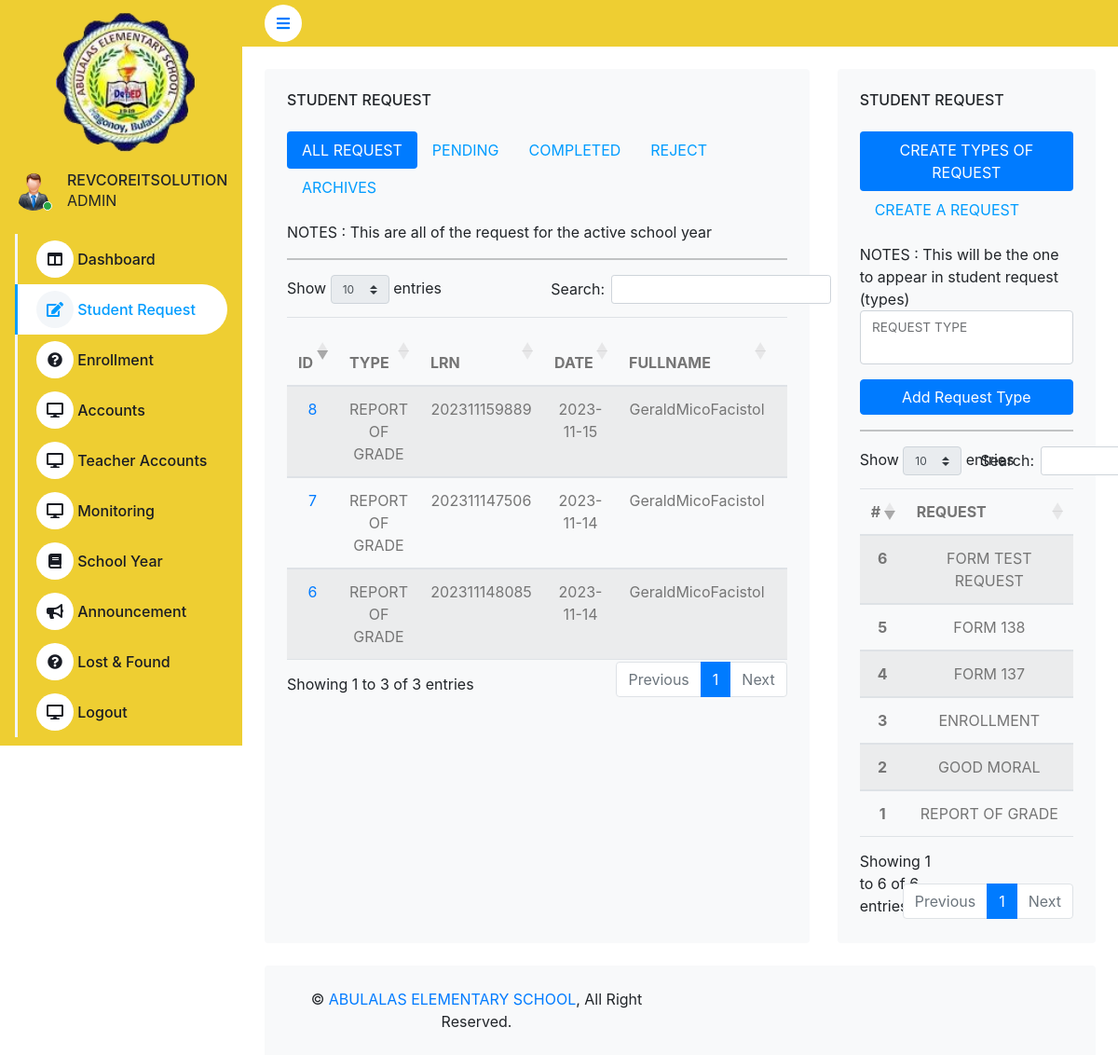
Screenshot of /home.php?view=request (signed in) with the database file from the repository.
### tables this page shows
CREATE TABLE `tbl_user_information` (
  `user_id` int(11) NOT NULL,
  `uid` varchar(250) NOT NULL,
  `email` varchar(50) NOT NULL,
  `password` varchar(250) NOT NULL,
  `designation` int(50) NOT NULL,
  `code` int(50) NOT NULL,
  `status` varchar(50) NOT NULL
);

CREATE TABLE `tbl_user_designation` (
  `did` int(11) NOT NULL,
  `role` varchar(50) NOT NULL
);

CREATE TABLE `tbl_school_student_request` (
  `reqid` int(11) NOT NULL,
  `sycode` int(50) NOT NULL,
  `uid` varchar(255) NOT NULL,
  `request_type` int(50) NOT NULL,
  `note` text NOT NULL,
  `status` varchar(50) NOT NULL,
  `date_created` date NOT NULL
);

CREATE TABLE `tbl_school_request_type` (
  `req` int(11) NOT NULL,
  `type` varchar(50) NOT NULL
);

CREATE TABLE `tbl_school_student_record` (
  `rid` int(11) NOT NULL,
  `sycode` int(50) NOT NULL,
  `uid` varchar(255) NOT NULL,
  `fname` text NOT NULL,
  `gender` varchar(50) NOT NULL,
  `address` text NOT NULL,
  `current_level` int(50) NOT NULL,
  `current_section` int(50) NOT NULL
);

### route/admin-studentrequest.php (the view, shortened to what the rows shown need)
 <div class="container-fluid pt-4 px-4">
    <div class="row g-4">
        <div class="col-sm-12 col-xl-8">
            <div class="bg-light rounded h-100 p-4">
                <div class="tab-content" id="pills-tabContent">
                    <div class="tab-pane fade show active" id="pills-allrequest" role="tabpanel" aria-labelledby="pills-allrequest-tab">
                        <table id="myRequestActiveSyTable" class="table table-striped" style="text-align:center;">
                                      <thead>
                                          <tr>
                                            <th scope="col">ID</th>
                                            <th scope="col">TYPE</th>
                                            <th scope="col">LRN</th>
                                            <th scope="col">DATE</th>
                                            <th scope="col">FULLNAME</th>
                                            <th scope="col">GRADE</th>
                                          </tr>
                                       </thead>
                                     <tbody>
                                    <?php
                                    $allRequest = $portCont->getStudentRequestCurrentSchoolYear();
                                    if (!empty($allRequest)) {
                                        foreach ($allRequest as $key => $value) {
                                    ?>
                                    <tr>
                                        <td><a href="home.php?view=request_history&reqid=<?php echo $allRequest[$key]['reqid']; ?>"><?php echo $allRequest[$key]['reqid']; ?></a></td>
                                        <td><?php echo $allRequest[$key]['type']; ?></td>
                                        <td><?php echo $allRequest[$key]['uid']; ?></td>
                                        <td><?php echo $allRequest[$key]['requestcreationdate']; ?></td>
                                        <td><?php echo $allRequest[$key]['fname']; ?></td>
                                        <td><?php echo $allRequest[$key]['grade']; ?></td>
                                    </tr>
                                <?php } } ?>
                             </tbody>
                         </table>
                    </div>
                                    <?php
                                    $allYear = $portCont->getYear();
                                    if (!empty($allYear)) {
                                        foreach ($allYear as $key => $value) {
                                            $sycode = $allYear[$key]['sycode'];
                                            $checkApprove =  $portCont->checkApproveRequest($sycode);
                                            $checkRejected =  $portCont->checkRejectRequest($sycode);
                                    ?>
                                <?php } } ?>
                </div>
            </div>
        </div>
        <div class="col-sm-12 col-xl-4">
            <div class="bg-light rounded h-100 p-4">
                <div class="tab-content" id="pills-tabContent">
                    <div class="tab-pane fade show active" id="pills-requestType" role="tabpanel" aria-labelledby="pills-requestType-tab">
                        <table id="myRequestTypeTable" class="table table-striped w-100" style="text-align:center;">
                                      <thead>
                                          <tr>
                                            <th scope="col">#</th>
                                            <th scope="col">REQUEST</th>
                                          </tr>
                                       </thead>
                                     <tbody>
                                    <?php
                                    $requestType = $portCont->getAllRequestType();
                                    if (!empty($requestType)) {
                                        foreach ($requestType as $key => $value) {
                                    ?>
                                    <tr>
                                        <th scope="row"><?php echo $requestType[$key]['req']; ?></th>
                                        <td><?php echo $requestType[$key]['type']; ?></td>
                                    </tr>
                                <?php } } ?>
                             </tbody>
                         </table>
                    </div>
                </div>
            </div>
        </div>
    </div>
</div>

### home.php (shortened to what the rows shown need)
<?php include('connection/MainController.php'); ?>
<!DOCTYPE html>
<html lang="en">
<head>
    <link href="https://cdnjs.cloudflare.com/ajax/libs/font-awesome/5.10.0/css/all.min.css" rel="stylesheet">
    <link href="https://cdn.jsdelivr.net/npm/bootstrap-icons@1.4.1/font/bootstrap-icons.css" rel="stylesheet">
    <link href="lib/owlcarousel/assets/owl.carousel.min.css" rel="stylesheet">
    <link href="lib/tempusdominus/css/tempusdominus-bootstrap-4.min.css" rel="stylesheet" />
    <link href="css/bootstrap.min.css" rel="stylesheet">
    <link href="css/style.css" rel="stylesheet">
    <link rel='stylesheet' href='https://cdnjs.cloudflare.com/ajax/libs/twitter-bootstrap/4.1.3/css/bootstrap.css'>
     <link rel='stylesheet' href='https://cdn.datatables.net/1.10.19/css/dataTables.bootstrap4.min.css'><link rel="stylesheet" href="./style.css">
    <link rel="stylesheet" href="https://unpkg.com/ag-grid-community/dist/styles/ag-grid.css">
    <link rel="stylesheet" href="https://unpkg.com/ag-grid-community/dist/styles/ag-theme-alpine.css">
</head>
<body>
    <div class="container-fluid position-relative bg-white d-flex p-0">
        <div class="sidebar pb-3" style="background-color:#eece32;">
            <nav class="navbar navbar-light" style="background-color:#eece32;">
                <div class="d-flex align-items-center mb-4">
                    <div class="ms-3">
                        <h6 class="mb-0"><?php echo strtoupper($filteredEmail); ?></h6>
                        <span><?php echo strtoupper($userSession[0]['role']); ?> </span>
                    </div>
                </div>
            </nav>
        </div>
        <div class="content">
            <?php if(($userSession[0]['designation'])  == 1) { ?>
            <?php if(!empty($_GET['view'])){ ?>
            <?php if($_GET['view'] == 'home') { ?>
            <?php include('route/admin-home.php'); ?>
            <?php } else if($_GET['view'] == 'charts') { ?>
            <?php include('route/admin-charts.php'); ?>
            <?php } else if($_GET['view'] == 'direction') { ?>
            <?php include('route/admin-direction.php'); ?>
            <?php } else if($_GET['view'] == 'request') { ?>
            <?php include('route/admin-studentrequest.php'); ?>
            <?php } else if($_GET['view'] == 'request_history') { ?>
            <?php include('route/admin-request_history.php'); ?>
            <?php } else if($_GET['view'] == 'enrollment') { ?>
            <?php include('route/admin-enrollment.php'); ?>
            <?php } else if($_GET['view'] == 'student-accounts') { ?>
            <?php include('route/admin-student-accounts.php'); ?>
            <?php } else if($_GET['view'] == 'teacher-accounts') { ?>
            <?php include('route/admin-teacher-accounts.php'); ?>
            <?php } else if($_GET['view'] == 'monitoring') { ?>
            <?php include('route/admin-monitoring.php'); ?>
            <?php } else if($_GET['view'] == 'schoolyear') { ?>
            <?php include('route/admin-schoolyear.php'); ?>
            <?php } else if($_GET['view'] == 'school_year_detail') { ?>
            <?php include('route/admin-schoolyear-details.php'); ?>
            <?php } else if($_GET['view'] == 'announcement') { ?>
            <?php include('route/admin-announcement.php'); ?>
            <?php } else if($_GET['view'] == 'lost') { ?>
            <?php include('route/admin-lost.php'); ?>
            <?php }  else { ?>
            <?php }  ?>
            <?php } else { ?>
            <?php include('route/admin-home.php'); ?>
            <?php } ?>
            <?php }else if(($userSession[0]['designation']) == 3) { ?>
            <?php if(!empty($_GET['view'])){ ?>
            <?php if($_GET['view'] == 'home') { ?>
            <?php include('route/student-home.php'); ?>
            <?php } else if($_GET['view'] == 'request') { ?>
            <?php include('route/student-request.php'); ?>
            <?php } else if($_GET['view'] == 'request_history') { ?>
            <?php include('route/student-request_history.php'); ?>
            <?php } else if($_GET['view'] == 'enrollnow') { ?>
            <?php include('route/student-enrollment.php'); ?>
            <?php } else if($_GET['view'] == 'myclass') { ?>
            <?php include('route/student-class.php'); ?>
            <?php } else if($_GET['view'] == 'monitoring') { ?>
            <?php include('route/student-monitoring.php'); ?>
            <?php } else { ?>
            <?php } ?>
            <?php }  else { ?>
            <?php include('route/student-home.php'); ?>
            <?php }  ?>
            <?php } ?>
        </div>
    </div>
</body>
</html>

### rows the page displays
tbl_user_information: email "REVCOREITSOLUTION", tbl_user_designation.role "ADMIN"
tbl_school_student_request: reqid "6", tbl_school_request_type.type "REPORT OF GRADE", tbl_school_student_record.uid "202311148085", date_created "2023-11-14", tbl_school_student_record.fname "GeraldMicoFacistol"
tbl_school_student_request: reqid "7", tbl_school_request_type.type "REPORT OF GRADE", tbl_school_student_record.uid "202311147506", date_created "2023-11-14", tbl_school_student_record.fname "GeraldMicoFacistol"
tbl_school_student_request: reqid "8", tbl_school_request_type.type "REPORT OF GRADE", tbl_school_student_record.uid "202311159889", date_created "2023-11-15", tbl_school_student_record.fname "GeraldMicoFacistol"
tbl_school_request_type: req "1", type "REPORT OF GRADE"
tbl_school_request_type: req "2", type "GOOD MORAL"
tbl_school_request_type: req "3", type "ENROLLMENT"
tbl_school_request_type: req "4", type "FORM 137"
tbl_school_request_type: req "5", type "FORM 138"
tbl_school_request_type: req "6", type "FORM TEST REQUEST"
